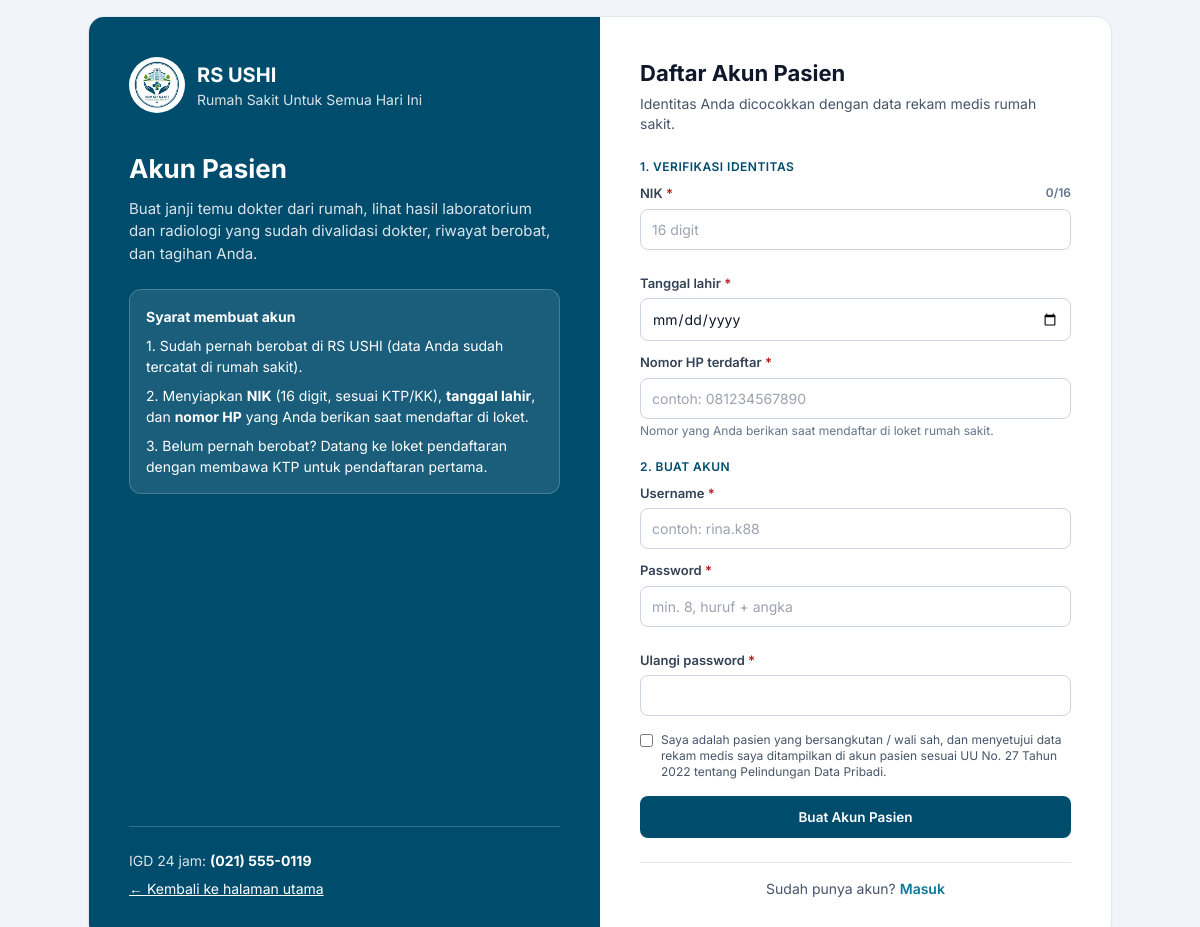
Page /daftar.php on the committed database.
### tables this page shows
CREATE TABLE konfigurasi_rs (
    id                  INT UNSIGNED  NOT NULL AUTO_INCREMENT PRIMARY KEY,
    kode                VARCHAR(10)   NOT NULL UNIQUE,             
    jenis               ENUM('Pusat','Cabang') NOT NULL,
    id_pusat            INT UNSIGNED  NULL,                        
    nama_rs             VARCHAR(150)  NOT NULL,                    
    singkatan           VARCHAR(30)   NOT NULL,                    
    nama_cabang         VARCHAR(60)   NOT NULL,                    
    slogan              VARCHAR(150)  NULL,
    alamat              VARCHAR(255)  NOT NULL,
    kota                VARCHAR(60)   NOT NULL,
    telepon             VARCHAR(20)   NOT NULL,                    
    telepon_igd         VARCHAR(20)   NOT NULL,
    email               VARCHAR(100)  NULL,
    kode_faskes         VARCHAR(20)   NOT NULL UNIQUE,             
    lokasi_igd          VARCHAR(100)  NOT NULL,                    
    jam_besuk           VARCHAR(100)  NOT NULL,
    batas_persetujuan_asuransi DECIMAL(12,2) NOT NULL DEFAULT 1000000,   
    aktif               TINYINT(1)    NOT NULL DEFAULT 1,
    CONSTRAINT chk_rs_batas CHECK (batas_persetujuan_asuransi >= 0),
    CONSTRAINT chk_rs_pusat CHECK ((jenis = 'Pusat' AND id_pusat IS NULL) OR (jenis = 'Cabang' AND id_pusat IS NOT NULL)),
    FOREIGN KEY (id_pusat) REFERENCES konfigurasi_rs(id)
);

### config/database.php (called while the page is built, shortened)
<?php
if (!function_exists('getPDO')) {
    function getPDO(): PDO
    {
        static $pdo = null;
        $host = getenv('DB_HOST') ?: DB_HOST;
        $port = getenv('DB_PORT') ?: DB_PORT;
        $nama = getenv('DB_NAME') ?: DB_NAME;
        $user = getenv('DB_USER') ?: DB_USER;
        $pass = getenv('DB_PASS') !== false ? getenv('DB_PASS') : DB_PASS;
        try {
            $pdo = new PDO("mysql:host=$host;port=$port;dbname=$nama;charset=utf8mb4", $user, $pass, [
                PDO::ATTR_ERRMODE            => PDO::ERRMODE_EXCEPTION,
                PDO::ATTR_DEFAULT_FETCH_MODE => PDO::FETCH_ASSOC,
                PDO::ATTR_EMULATE_PREPARES   => false,
            ]);
            $pdo->exec("SET time_zone = '+07:00'");
        } catch (PDOException $e) {
            http_response_code(500);
            die('<div style="font-family:sans-serif;max-width:640px;margin:60px auto;padding:24px;border:2px solid #b91c2c;border-radius:12px">'
              . '<h2 style="color:#b91c2c;margin-top:0">Gagal menyambung ke database</h2>'
              . '<p>' . htmlspecialchars($e->getMessage()) . '</p>'
              . '<p>Periksa: (1) MySQL sudah <b>Start</b> di XAMPP, (2) file <code>database/db_simrs_ushi.sql</code> '
              . 'sudah di-Import di phpMyAdmin, (3) pengaturan di <code>config/database.php</code>.</p></div>');
        }
        return $pdo;
    }
}

### includes/helpers.php (called while the page is built, shortened)
<?php
function aman($teks): string
{
    return htmlspecialchars((string) ($teks ?? ''), ENT_QUOTES, 'UTF-8');
}
function daftar_cabang(): array
{
    static $c = null;
    if ($c === null) {
        $c = [];
        foreach (getPDO()->query('SELECT * FROM konfigurasi_rs ORDER BY id') as $r) $c[(int) $r['id']] = $r;
    }
    return $c;
}
function konfig(string $kunci, ?int $id_rs = null, string $default = ''): string
{
    $c = daftar_cabang();
    $id = $id_rs ?: (function_exists('rs_aktif') && rs_aktif() ? rs_aktif() : (function_exists('rs_user') && rs_user() ? rs_user() : array_key_first($c)));
    return isset($c[$id][$kunci]) && $c[$id][$kunci] !== null ? (string) $c[$id][$kunci] : $default;
}
function pengaturan(string $kunci, string $default = ''): string
{
    $map = ['alamat_rs' => 'alamat', 'telepon_rs' => 'telepon', 'email_rs' => 'email'];
    return konfig($map[$kunci] ?? $kunci, null, $default);
}

### includes/auth.php (called while the page is built, shortened)
<?php
function user(): ?array
{
    return $_SESSION['user'] ?? null;
}
function rs_user(): int
{
    return (int) ($_SESSION['user']['id_rs'] ?? 0);
}
function rs_aktif(): int
{
    if (!user()) return 0;
    return (int) ($_SESSION['rs_pilih'] ?? 0);
}

### includes/validasi.php (called while the page is built, shortened)
<?php
function err_class(array $errors, string $field): string
{
    return isset($errors[$field]) ? ' is-invalid' : '';
}

### daftar.php (the view, shortened to what this page needs)
<?php
$errors = [];
$f = ['nik' => '', 'tanggal_lahir' => '', 'no_hp' => '', 'username' => ''];
?>
<!DOCTYPE html>
<html lang="id">
<head>
<title>Daftar Akun Pasien · <?= aman(konfig('singkatan')) ?></title>
<script src="https://cdn.tailwindcss.com"></script>
<link rel="stylesheet" href="assets/app.css">
</head>
<body class="min-h-screen bg-[#F1F5F9] flex items-center justify-center p-4">
<div class="w-full max-w-5xl grid lg:grid-cols-2 bg-white rounded-2xl border border-slate-200 shadow-sm overflow-hidden">
  <div class="bg-[#004C6D] text-white p-8 lg:p-10 flex flex-col">
    <a href="index.php" class="inline-flex items-center gap-3">
      <img src="assets/logo.png" class="w-14 h-14 rounded-full bg-white p-1" alt="Logo">
      <div><b class="block text-xl"><?= aman(konfig('singkatan')) ?></b><span class="text-white/85 text-sm"><?= aman(pengaturan('nama_rs')) ?></span></div>
    </a>
    <h1 class="text-[26px] font-bold leading-tight mt-10">Akun Pasien</h1>
    <p class="text-white/85 mt-3 text-[15px]">Buat janji temu dokter dari rumah, lihat hasil laboratorium dan radiologi yang sudah divalidasi dokter, riwayat berobat, dan tagihan Anda.</p>
    <div class="mt-6 rounded-xl bg-white/10 border border-white/20 p-4 text-[14px] space-y-2">
      <b class="block">Syarat membuat akun</b>
      <div>1. Sudah pernah berobat di <?= aman(konfig('singkatan')) ?> (data Anda sudah tercatat di rumah sakit).</div>
      <div>2. Menyiapkan <b>NIK</b> (16 digit, sesuai KTP/KK), <b>tanggal lahir</b>, dan <b>nomor HP</b> yang Anda berikan saat mendaftar di loket.</div>
      <div>3. Belum pernah berobat? Datang ke loket pendaftaran dengan membawa KTP untuk pendaftaran pertama.</div>
    </div>
    <div class="mt-auto pt-10"><div class="pt-6 text-sm text-white/85 border-t border-white/20">
      IGD 24 jam: <b class="text-white"><?= aman(pengaturan('telepon_igd')) ?></b><br>
      <a href="index.php" class="inline-block mt-2 underline text-white">&larr; Kembali ke halaman utama</a>
    </div></div>
  </div>
  <div class="p-8 lg:p-10">
    <h2 class="text-[22px] font-bold text-slate-900">Daftar Akun Pasien</h2>
    <p class="text-sm text-slate-600 mt-1 mb-6">Identitas Anda dicocokkan dengan data rekam medis rumah sakit.</p>
    <form method="post" autocomplete="off" novalidate>
      <div class="section-label mt-0">1. Verifikasi identitas</div>
            <div class="form-grid">
        <div class="field"><label for="nik">NIK <span class="req">*</span></label>
          <input id="nik" name="nik" value="<?= aman($f['nik']) ?>" data-digits="16" inputmode="numeric" placeholder="16 digit" class="<?= err_class($errors, 'nik') ?>"><?= err($errors, 'nik') ?></div>
        <div class="field"><label for="tanggal_lahir">Tanggal lahir <span class="req">*</span></label>
          <input id="tanggal_lahir" type="date" name="tanggal_lahir" value="<?= aman($f['tanggal_lahir']) ?>" max="<?= date('Y-m-d') ?>" class="<?= err_class($errors, 'tanggal_lahir') ?>"><?= err($errors, 'tanggal_lahir') ?></div>
      </div>
      <div class="field"><label for="no_hp">Nomor HP terdaftar <span class="req">*</span></label>
        <input id="no_hp" name="no_hp" value="<?= aman($f['no_hp']) ?>" data-hp inputmode="tel" placeholder="contoh: 081234567890" maxlength="15" class="<?= err_class($errors, 'no_hp') ?>"><?= err($errors, 'no_hp') ?>
        <p class="hint">Nomor yang Anda berikan saat mendaftar di loket rumah sakit.</p></div>
      <div class="section-label">2. Buat akun</div>
      <div class="field"><label for="username">Username <span class="req">*</span></label>
        <input id="username" name="username" value="<?= aman($f['username']) ?>" placeholder="contoh: rina.k88" maxlength="50" class="<?= err_class($errors, 'username') ?>"><?= err($errors, 'username') ?></div>
      <div class="form-grid">
        <div class="field"><label for="password">Password <span class="req">*</span></label>
          <input id="password" type="password" name="password" placeholder="min. 8, huruf + angka" class="<?= err_class($errors, 'password') ?>"><?= err($errors, 'password') ?></div>
        <div class="field"><label for="password2">Ulangi password <span class="req">*</span></label>
          <input id="password2" type="password" name="password2" class="<?= err_class($errors, 'password2') ?>"><?= err($errors, 'password2') ?></div>
      </div>
      <label class="flex gap-2 items-start text-xs text-slate-600 mt-1"><input type="checkbox" name="setuju" value="1" class="mt-0.5" <?= !empty($_POST['setuju']) ? 'checked' : '' ?>>
        <span>Saya adalah pasien yang bersangkutan / wali sah, dan menyetujui data rekam medis saya ditampilkan di akun pasien sesuai UU No. 27 Tahun 2022 tentang Pelindungan Data Pribadi.</span></label>
      <button class="btn btn-primary w-full mt-4" style="padding:12px">Buat Akun Pasien</button>
    </form>
    <div class="mt-6 pt-4 border-t border-slate-200 text-center text-sm text-slate-600">Sudah punya akun? <a href="login.php" class="text-[#0b7896] font-semibold hover:underline">Masuk</a></div>
  </div>
</div>
</body>
</html>

### assets/app.css (style rules this page uses)
:root { --ushi-900: #002B3F; --ushi-800: #003A54; --ushi-700: #004C6D; --ushi-600: #075F7D; --ushi-500: #0B7896; --ushi-100: #D9EBF2; --ushi-50: #EAF3F7; --leaf: #5B9B3C; --leaf-dark: #3E7A2A; --leaf-50: #EEF6EA; --ink: #0F172A; --text: #1E293B; --muted: #64748B; --line: #E2E8F0; --bg: #F1F5F9; --green: #166534; --amber: #B45309; --red: #B91C1C; --blue: #075985; --purple: #075F7D; }
* { box-sizing: border-box; }
html { -webkit-text-size-adjust: 100%; }
body { font-family: Inter, Arial, Helvetica, sans-serif; color: var(--text); font-size: 14px; line-height: 1.5; }
a { color: inherit; }
.section-label { font-size: 12px; font-weight: 600; color: var(--ushi-700); text-transform: uppercase; letter-spacing: .04em; margin: 18px 0 8px; }
.btn { display: inline-flex; align-items: center; justify-content: center; gap: 6px; border-radius: 8px; font-weight: 600; font-size: 13.5px; padding: 8px 14px; border: 1px solid transparent; cursor: pointer; text-decoration: none; line-height: 1.2; white-space: nowrap; transition: background .15s; }
.btn-primary { background: var(--ushi-700); color: #fff; }
.form-grid { display: grid; grid-template-columns: repeat(auto-fit, minmax(220px, 1fr)); gap: 12px 16px; }
.field { margin-bottom: 12px; }
.field label, .lbl { display: block; font-size: 13px; font-weight: 600; color: #334155; margin-bottom: 5px; }
.field label .req, .req { color: var(--red); }
.input, .field input:not([type=checkbox]):not([type=radio]), .field select, .field textarea { width: 100%; padding: 9px 11px; border: 1px solid #cbd5e1; border-radius: 8px; font-size: 14px; background: #fff; color: var(--ink); font-family: inherit; }
.hint { color: var(--muted); font-size: 12px; margin-top: 3px; }

### rows in the picture
konfigurasi_rs: singkatan "RS USHI", nama_rs "Rumah Sakit Untuk Semua Hari Ini", telepon_igd "(021) 555-0119"
